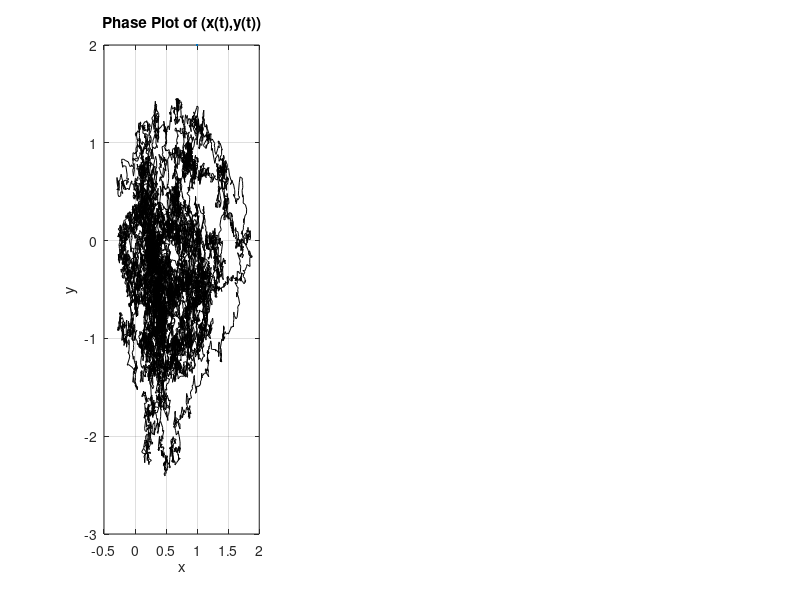

The MATLAB source for this figure: (Note: this script raises an error after producing the figure.)
% Code corresponding to the dyad-interaction model in Sections 3.1 and 
% SI.4.1 - "A Nonlinear Dyad Model with Intermittent Extreme Events" of the
% paper "Assimilative Causal Inference".
%
% Authors: Marios Andreou, Nan Chen, Erik Bollt.
%
% Code Information: Application of Assimilative Causal Inference (ACI) to a 
% two-dimensional dyad-interaction dynamical system with intermittent extreme 
% events:
%
%       dx/dt = - d_xx + γxy + f_x + σ_x·dot(W)_x,
%       dy/dt = - d_yy - γx² + f_y + σ_y·dot(W)_y.
%
% This is a reduced-order conceptual model for low-frequency atmospheric 
% variability. It is also a conditional Gaussian nonlinear system (CGNS); See 
% Section 2.1 of the Supplementary Information. Extreme events in the 
% large-scale variable x are induced by the small-scale mode y in the form of 
% antidamping when y > d_x/γ. ACI is employed to study the causal relationship 
% y(t) → x over time t∈[0,T]. Therefore, x is assumed to be the observable, 
% while y is the unobserved variable. This code uses the same parameter values 
% as those cited in the paper.
%
% Written and tested in MATLAB R2024b.
%
% MATLAB Toolbox and M-file Requirements:
% 
% Code used to obtain the required m-file scripts and MATLAB toolboxes:
% [fList, pList] = matlab.codetools.requiredFilesAndProducts('dyad_interaction_model.m');
%
% M-file Scripts:
%   ➤ dyad_interaction_model.m
%   ➤ progress_bar.m
%
% Data:
%   ➤ N/A
%
% Toolboxes:
%   ➤ N/A

%%%%%%%%%%%%%%%%%%%%%%%%%%%%%%%%%%%%%%%%%%%%%%%%%%%%%%%%%%%%%%%%%%%%%%%%%%%%%%%%
%%%%%%%%%%%%%%%%%%%%%%%%%%%%%%%%  MODEL SETUP  %%%%%%%%%%%%%%%%%%%%%%%%%%%%%%%%%
%%%%%%%%%%%%%%%%%%%%%%%%%%%%%%%%%%%%%%%%%%%%%%%%%%%%%%%%%%%%%%%%%%%%%%%%%%%%%%%%

% Fixing the random number seed for reproducibility across each simulation.
rng(333)

% Total number of time steps within the given time interval.
N = 30000;
% Numerical integration time step.
dt = 0.001;
% Total simulation time.
T = N*dt;

% Observed variable.
x = zeros(1, N+1);
% Unobserved variable.
y = zeros(1, N+1);

% Damping of x.
d_x = 0.5;
% Damping of y.
d_y = 0.5;
% Feedback of the quadratic nonlinear term.
gamma = 2;
% Constant forcing in x.
F_x = 0.5;
% Constant forcing in y.
F_y = 1;

% Additive noise feedback in x.
sigma_x = 0.5;
% Additive noise feedback in y.
sigma_y = 1;

% Initial conditions.
x(1) = F_x/d_x;
y(1) = F_y/d_y;

% Observable coefficient matrix: Feedback of y in x.
L_x = zeros(1, N+1);
L_x(1) = gamma * x(1);
% Forcing in the observable process.
f_x = zeros(1, N+1);
f_x(1) = F_x - d_x * x(1);
% Noise feedback matrices in the observable process.
Sx_1 = sigma_x;
Sx_2 = 0;

% Unobservable coefficient matrix: Feedback of y in y.
L_y = -d_y;
% Forcing in the unobservable process.
f_y = zeros(1, N+1);
f_y(1) = F_y - gamma * x(1).^2;
% Noise feedback matrices in the unobservable process.
Sy_1 = 0;
Sy_2 = sigma_y;

%%%%%%%%%%%%%%%%%%%%%%%%%%%%%%%%%%%%%%%%%%%%%%%%%%%%%%%%%%%%%%%%%%%%%%%%%%%%%%%%
%%%%%%%%%%%%%%%%%%%%%%%%  GENERATING THE TRUE SIGNALS  %%%%%%%%%%%%%%%%%%%%%%%%%
%%%%%%%%%%%%%%%%%%%%%%%%%%%%%%%%%%%%%%%%%%%%%%%%%%%%%%%%%%%%%%%%%%%%%%%%%%%%%%%%

for j = 2:N+1 

    dW_x = randn;
    dW_y = randn;

    x(j) = x(j-1) + (L_x(j-1) * y(j-1) + f_x(j-1)) * dt ...
                  + Sx_1 * sqrt(dt) * dW_x + Sx_2 * sqrt(dt) * dW_y;
    y(j) = y(j-1) + (L_y * y(j-1) + f_y(j-1)) * dt ... 
                  + Sy_1 * sqrt(dt) * dW_x + Sy_2 * sqrt(dt) * dW_y;

    L_x(j) = gamma * x(j);
    f_x(j) = F_x - d_x * x(j);
    f_y(j) = F_y - gamma * x(j)^2;

end

%%%%%%%%%%%%%%%%%%%%%%%%%%%%%%%%%%%%%%%%%%%%%%%%%%%%%%%%%%%%%%%%%%%%%%%%%%%%%%%%
%%%%%%%%%%%%%%%%%%%%%%%%%%%%%%%%%  FILTERING  %%%%%%%%%%%%%%%%%%%%%%%%%%%%%%%%%%
%%%%%%%%%%%%%%%%%%%%%%%%%%%%%%%%%%%%%%%%%%%%%%%%%%%%%%%%%%%%%%%%%%%%%%%%%%%%%%%%

% Sum of Grammians of the observable process' noise feedbacks.
S_xoS_x = Sx_1^2 + Sx_2^2;
% Inverse of the sum of the observational noise coefficient's Grammians.
S_xoS_x_inv = 1/S_xoS_x;
% Sum of Grammians of the unobservable process' noise feedbacks.
S_yoS_y =  Sy_1^2 + Sy_2^2;
% Noise cross-interactions between the observable and unobservable processes.
S_yoS_x = Sy_1*Sx_1 + Sy_2*Sx_2;
S_xoS_y = S_yoS_x.';

% Posterior filter mean of the latent variable y.
filter_mean = zeros(1, N+1);
% Initial value of the posterior filter mean.
filter_mean(1) = y(1);
% Posterior filter covariance matrix of the latent variable y.
filter_cov = zeros(1, N+1);
% Initial value of the posterior filter covariance. Choosing a positive definite 
% matrix as to preserve the positive-definiteness of the posterior covariance 
% matrices over time.
filter_cov(1) = 0.1;

mu0 = filter_mean(1);
R0 = filter_cov(1);

for j = 2:N+1
    
    dx = x(j) - x(j-1);
    aux = S_yoS_x + filter_cov(j-1) * L_x(j-1);

    % Update the posterior filter mean and posterior filter covariance using the
    % optimal nonlinear filter state estimation equations for CGNSs; See Section 
    % 2.1.2 of the Supplementary Information.
    mu = mu0 + (L_y * mu0 + f_y(j-1)) * dt ...
             + aux * S_xoS_x_inv * (dx - (L_x(j-1) * mu0 + f_x(j-1)) * dt);
    R = R0 + (L_y * R0 + R0 * L_y + S_yoS_y - aux * S_xoS_x_inv * aux) * dt;
    
    filter_mean(j) = mu;
    filter_cov(j) = R;
    mu0 = mu;
    R0 = R;

end

%%%%%%%%%%%%%%%%%%%%%%%%%%%%%%%%%%%%%%%%%%%%%%%%%%%%%%%%%%%%%%%%%%%%%%%%%%%%%%%%
%%%%%%%%%%%%%%%%%%%%%%%%%%%%%%%%%  SMOOTHING  %%%%%%%%%%%%%%%%%%%%%%%%%%%%%%%%%%
%%%%%%%%%%%%%%%%%%%%%%%%%%%%%%%%%%%%%%%%%%%%%%%%%%%%%%%%%%%%%%%%%%%%%%%%%%%%%%%%

% Posterior smoother mean of the latent variable y.
smoother_mean = zeros(1, N+1); 
% Posterior smoother covariance matrix of the latent variable y.
smoother_cov = zeros(1, N+1);

% Smoother runs backwards: "Initial" values of the smoother statistics (i.e., at
% the last time instant) are the corresponding posterior filter statistics.
smoother_mean(N+1) = filter_mean(N+1);
smoother_cov(N+1) = filter_cov(N+1);

% Auxiliary matrices used for the calculation of the online smoother for this 
% CGNS. The online smoother is required for the calculation of the objective 
% causal influence range (CIR) length for y(t) → x. Notation used is consistent 
% with that of the original CGNS online smoother work and the accompanying 
% martingale-free introduction to CGNSs paper: 
%   10.48550/arXiv.2411.05870 and 10.48550/arXiv.2410.24056
E_j_matrices = zeros(1, N+1);
F_j_matrices = zeros(1, N+1);
G_x_j = L_x(N+1) + S_xoS_y / filter_cov(N+1);
G_y_j = L_y + S_yoS_y / filter_cov(N+1);
C_jj = 1 - G_y_j * dt;
H_j = filter_cov(N+1) \ (L_y * filter_cov(N+1) + filter_cov(N+1) * L_y + S_yoS_y);
K_j = S_xoS_x_inv * G_x_j;
E_j_matrices(N+1) = C_jj + S_yoS_x * K_j * dt;
F_j_matrices(N+1) = - filter_cov(N+1) * ( ...
                        K_j + (G_x_j * K_j * filter_cov(N+1) * K_j - filter_cov(N+1) \ H_j * filter_cov(N+1) * K_j + L_y * K_j) * dt ...
                        - L_x(N+1) * (S_xoS_x_inv + K_j * filter_cov(N+1) * K_j * dt) ...
                      );

muT = smoother_mean(N+1);
RT = smoother_cov(N+1);

for j = N:-1:1

    % Calculation of the online smoother auxiliary matrices.
    G_x_j = L_x(j) + S_xoS_y / filter_cov(j);
    G_y_j = L_y + S_yoS_y / filter_cov(j);
    C_jj = 1 - G_y_j * dt;
    H_j = filter_cov(j) \ (L_y * filter_cov(j) + filter_cov(j) * L_y + S_yoS_y);
    K_j = S_xoS_x_inv * G_x_j;
    E_j_matrices(j) = C_jj + S_yoS_x * K_j * dt;
    F_j_matrices(j) = - filter_cov(j) * ( ...
                        K_j + (G_x_j * K_j * filter_cov(j) * K_j - filter_cov(j) \ H_j * filter_cov(j) * K_j + L_y * K_j) * dt ...
                        - L_x(j) * (S_xoS_x_inv + K_j * filter_cov(j) * K_j * dt) ...
                      );

    A_j = L_y - S_yoS_x * S_xoS_x_inv * L_x(j);
    B_j = S_yoS_y - S_yoS_x * S_xoS_x_inv * S_xoS_y;

    dx = x(j+1) - x(j);

    % Update the posterior smoother mean and posterior smoother covariance using
    % the optimal nonlinear smoother state estimation backward equations for 
    % CGNSs; See Section 2.1.2 of the Supplementary Information.
    mu = muT - (L_y * muT + f_y(j) - B_j / filter_cov(j) * (filter_mean(j) - muT)) * dt ...
             + S_yoS_x * S_xoS_x_inv * (-dx + (L_x(j) * muT + f_x(j)) * dt);
    R = RT - ((A_j + B_j / filter_cov(j)) * RT + RT * (A_j + B_j / filter_cov(j)) - B_j) * dt;
    
    smoother_mean(j) = mu;
    smoother_cov(j) = R;
    muT = mu;
    RT = R;

end

%%%%%%%%%%%%%%%%%%%%%%%%%%%%%%%%%%%%%%%%%%%%%%%%%%%%%%%%%%%%%%%%%%%%%%%%%%%%%%%%
%%%%%%%%%%%%%%%%%%%%%  PLOTTING FILTER & SMOOTHER RESULTS  %%%%%%%%%%%%%%%%%%%%%
%%%%%%%%%%%%%%%%%%%%%%%%%%%%%%%%%%%%%%%%%%%%%%%%%%%%%%%%%%%%%%%%%%%%%%%%%%%%%%%%

% Plotting interval to be used throughout the run.
time_start_plot = 5;
time_end_plot = 25;

% Phase plot and time series of x and y.
figure('WindowState', 'maximized');

subplot(1, 3, 1)
plot(x(round(time_start_plot/dt)+1:round(time_end_plot/dt)+1), y(round(time_start_plot/dt)+1:round(time_end_plot/dt)+1), 'k', LineWidth=2)
title('Phase Plot of (x(t),y(t))')
xlabel('x')
ylabel('y')
grid on
fontsize(16, 'points')

subplot(1, 3, [2, 3])
plot(time_start_plot:dt:time_end_plot, x(round(time_start_plot/dt)+1:round(time_end_plot/dt)+1), 'm', LineWidth=2)
hold on
plot(time_start_plot:dt:time_end_plot, y(round(time_start_plot/dt)+1:round(time_end_plot/dt)+1), 'b', LineWidth=2)
yline(d_x/gamma, 'k--', LineWidth=2)
title('Time Series of x and y')
xlabel('t')
legend('x', 'y', 'Antidamping Threshold d_x/γ', NumColumns=3)
grid on
fontsize(16, 'points')

% Time series of the posterior filter and smoother Gaussian statistics of y.
figure('WindowState', 'maximized');

subplot(2, 1, 1)
plot(time_start_plot:dt:time_end_plot, y(round(time_start_plot/dt)+1:round(time_end_plot/dt)+1), 'b', LineWidth=2)
hold on
plot(time_start_plot:dt:time_end_plot, filter_mean(round(time_start_plot/dt)+1:round(time_end_plot/dt)+1), 'g', LineWidth=2)
plot(time_start_plot:dt:time_end_plot, smoother_mean(round(time_start_plot/dt)+1:round(time_end_plot/dt)+1), 'r', LineWidth=2)
yline(d_x/gamma, 'k--', LineWidth=2)
title('True and Posterior Mean Time Series of y')
xlabel('t')
ylabel('y')
legend('Truth', 'Filter', 'Smoother', 'Antidamping Threshold d_x/γ', NumColumns=4)
grid on
fontsize(16, 'points')

subplot(2, 1, 2)
plot(time_start_plot:dt:time_end_plot, filter_cov(round(time_start_plot/dt)+1:round(time_end_plot/dt)+1), 'g', LineWidth=2)
hold on
plot(time_start_plot:dt:time_end_plot, smoother_cov(round(time_start_plot/dt)+1:round(time_end_plot/dt)+1), 'r', LineWidth=2)
title('Posterior Variance of y')
xlabel('t')
ylabel('Var(y|x)')
legend('Filter', 'Smoother', NumColumns=2)
grid on
fontsize(16, 'points')

%%%%%%%%%%%%%%%%%%%%%%%%%%%%%%%%%%%%%%%%%%%%%%%%%%%%%%%%%%%%%%%%%%%%%%%%%%%%%%%%
%%%%%%%%%%%%%%%%%%%%%%%%%%%%%%%%  ACI ANALYSIS  %%%%%%%%%%%%%%%%%%%%%%%%%%%%%%%%
%%%%%%%%%%%%%%%%%%%%%%%%%%%%%%%%%%%%%%%%%%%%%%%%%%%%%%%%%%%%%%%%%%%%%%%%%%%%%%%%

% Calculating the ACI metric for y(t) → x at each time t∈[0,T].
signal_smoother_filter = 0.5 * (smoother_mean - filter_mean).^2 ./ filter_cov;
cov_ratio_smoother_filter = smoother_cov ./ filter_cov;
dispersion_smoother_filter = 0.5 * (-log(cov_ratio_smoother_filter) + cov_ratio_smoother_filter - 1);
ACI_metric = signal_smoother_filter + dispersion_smoother_filter;

% Implementation of the fixed-lag online smoother for CGNSs: 
%   10.48550/arXiv.2411.05870
% This is required for the calculation of the objective CIR length for y(t) → x
% at each time t∈[0,T]. The fixed-lag parameter is set equal to the total number
% of observations, N = ⌈T/Δt⌉, such that at each time instant the full backward 
% algorithm is carried out. This is because each online smoother distribution,
% pₙ(yʲ|x), is needed for the calculation of the subjective and objective CIRs; 
% See Section 2.3 of the Supplementary Information.
fixed_lag = N+1;

% Saving the online smoother mean and covariance matrices, and update matrices 
% in a cell array where each row is another cell array with as many columns as 
% the index of the current row. Using such nested cell arrays efficiently 
% simulates staggered arrays in MATLAB. This approach preserves space in memory 
% without defining unnecessarily large high-order tensors to store the online 
% smoother estimations and update matrices. In these nested cell arrays, the 
% first/parent index corresponds to n∈{j,j+1,...,N}, for the current observation 
% xⁿ, while the second/child index corresponds to j∈{0,1,...,N}, the time 
% instant tⱼ at which we carry out the online smoother state estimation for 
% yʲ=y(tⱼ).
online_fixed_mean = cell(N+1, 1);
online_fixed_cov = cell(N+1, 1);
update_matrices_fixed = cell(N-1, 1);
for n = 1:(N-1)
    update_matrices_fixed{n} = zeros(1, n+1);
    online_fixed_mean{n} = zeros(1, n);
    online_fixed_cov{n} = zeros(1, n);
end
for n = N:N+1
    online_fixed_mean{n} = zeros(1, n);
    online_fixed_cov{n} = zeros(1, n);
end

% Details of the online smoother algorithm for CGNSs are also briefly reviewed 
% in Section 2.2 of the Supplementary Information.

% Need to do the first two observations manually.

% A single observation (n=1).
online_fixed_mean{1}(1) = filter_mean(1);
online_fixed_cov{1}(1) = filter_cov(1);

% Two observations (n=2).
online_fixed_mean{2}(2) = filter_mean(2);
online_fixed_cov{2}(2) = filter_cov(2);
if fixed_lag == 0

    online_fixed_mean{2}(1) = online_fixed_mean{1}(1);
    online_fixed_cov{2}(1) = online_fixed_cov{1}(1);

else

    aux_vec = filter_mean(1) ...
              - E_j_matrices(1) * ((1 + L_y * dt) * filter_mean(1) + f_y(1) * dt) ...
              + F_j_matrices(1) * (x(2) - x(1) - (L_x(1) * filter_mean(1) + f_x(1)) * dt);
    online_fixed_mean{2}(1) = E_j_matrices(1) * filter_mean(2) + aux_vec;
    aux_mat = filter_cov(1) ...
              - E_j_matrices(1) * (1 + L_y * dt) * filter_cov(1) ... 
              - F_j_matrices(1) * L_x(1) * filter_cov(1) * dt;
    online_fixed_cov{2}(1) = E_j_matrices(1) * filter_cov(2) * E_j_matrices(1) + aux_mat;

end

% Used for the text-based progress bar.
start_time = tic;

for n = 3:N+1

    progress_bar('Online Smoother Algorithm', n-2, length(3:N+1), start_time);

    online_fixed_mean{n}(n) = filter_mean(n);
    online_fixed_cov{n}(n) = filter_cov(n);

    if fixed_lag == 0

        online_fixed_mean{n}(n-1) = online_fixed_mean{n-1}(n-1);
        online_fixed_cov{n}(n-1) = online_fixed_cov{n-1}(n-1);

    else

        aux_vec = filter_mean(n-1) ...
                  - E_j_matrices(n-1) * ((1 + L_y * dt) * filter_mean(n-1) + f_y(n-1) * dt) ...
                  + F_j_matrices(n-1) * (x(n) - x(n-1) - (L_x(n-1) * filter_mean(n-1) + f_x(n-1)) * dt);
        online_fixed_mean{n}(n-1) = E_j_matrices(n-1) * filter_mean(n) + aux_vec;
        aux_mat = filter_cov(n-1) ...
                  - E_j_matrices(n-1) * (1 + L_y * dt) * filter_cov(n-1) ...
                  - F_j_matrices(n-1) * L_x(n-1) * filter_cov(n-1) * dt;
        online_fixed_cov{n}(n-1) = E_j_matrices(n-1) * filter_cov(n) * E_j_matrices(n-1) + aux_mat;

    end

    for j = (n-1):-1:1

        if  (1 <= j) && (j <= n-1-fixed_lag)

            online_fixed_mean{n}(j) = online_fixed_mean{n-1}(j);
            online_fixed_cov{n}(j) = online_fixed_cov{n-1}(j);

        elseif (n-fixed_lag <= j) && (j <= n-1)

            if j == n-1
                update_matrices_fixed{n-2}(n-1) = 1;
            elseif j == n-2
                update_matrices_fixed{n-2}(n-2) = E_j_matrices(n-2);
            else
                update_matrices_fixed{n-2}(j) = update_matrices_fixed{n-3}(j) * E_j_matrices(n-2);
            end
            online_mean_inov = online_fixed_mean{n}(n-1) - filter_mean(n-1);
            online_fixed_mean{n}(j) = online_fixed_mean{n-1}(j) + update_matrices_fixed{n-2}(j) * online_mean_inov;
            online_cov_inov = online_fixed_cov{n}(n-1) - filter_cov(n-1);
            online_fixed_cov{n}(j) = online_fixed_cov{n-1}(j) + update_matrices_fixed{n-2}(j) * online_cov_inov * update_matrices_fixed{n-2}(j);

        end        
    end
end

% Calculating the subjective CIR length for y(t) → x at each time t∈[0,T] and 
% for various orders O(10⁻ᵏ) of ε values. The associated objective CIR length is 
% also calculated using its computationally efficient underestimating 
% approximation. The theory behind the subjective and objective CIR length is 
% given in Section 1.5 of the Supplementary Information, while their 
% computational details for CGNSs are given in Section 2.3. 

% Letting 10⁻¹⁰ ≤ ε ≤ 10⁰ with a resolution of 257 points.
epsilon_resolution = 257;
lowest_order = -10;
highest_order = 0;
eps_ord_values = flip(linspace(lowest_order, highest_order, epsilon_resolution));

% Calculating the subjective and objective CIRs over the plotting time interval 
% of choice. We add a lookahead tolerance for the lagged observational time: 
%   T'∈[t,time_end_plot+lookahead_tolerance],
% to avoid observational saturation as t approaches time_end_plot.
lookahead_tolerance = 0.6;
first_idx = round(time_start_plot/dt)+1;
if time_end_plot+lookahead_tolerance < T
    last_idx = round((time_end_plot+lookahead_tolerance)/dt)+1;
else
    last_idx = round(time_end_plot/dt)+1;
end
plot_len = length(first_idx:last_idx);

subjective_CIR = zeros(length(eps_ord_values), plot_len);
approx_objective_CIR = zeros(1, plot_len);
% CIR relative entropy metric δ(T';t) (See Section 1.5 of the Supplementary 
% Information) used to calculate the approximate objective CIR via a time 
% integral over the lagged observational time T' instead of integrating 
% the associated subjective CIR over ε as in the definition to get the exact 
% objective CIR length. Using the notation from Section 2.3 of the Supplementary 
% Information, RE_metric is Pₙʲ, with the rows of RE_metric corresponding to the 
% natural time t (j∈{first_idx,first_idx+1,...,last_idx} index) while the 
% columns correspond to the lagged observational time T' (n∈{j,j+1,...,last_idx} 
% index).
RE_metric = zeros(plot_len, plot_len); 
max_RE_metric = zeros(1, plot_len);

% Used for the text-based progress bar.
start_time = tic;

for eps_idx = 1:length(eps_ord_values)

    epsilon = 10^eps_ord_values(eps_idx);
    
    for j = first_idx:last_idx

        progress_bar('Calculation of the CIRs', j-first_idx+1+(eps_idx-1)*plot_len, length(eps_ord_values)*plot_len, start_time);
        
        % Calculation of the objective CIR length approximation.
        if eps_idx == 1

            % Calculating and storing Pₙʲ over n∈{j,j+1,...,last_idx} for a 
            % fixed j∈{first_idx,first_idx+1,...,last_idx}.
            RE_n = zeros(1, length(j:last_idx));
            for obs = j:last_idx
                cov_ratio = online_fixed_cov{end}(j) / online_fixed_cov{obs}(j);
                RE_n(obs-j+1) = 0.5 * (online_fixed_mean{end}(j) - online_fixed_mean{obs}(j))^2 / online_fixed_cov{obs}(j) ...
                                + 0.5 * (cov_ratio - 1 - log(cov_ratio));
            end
            max_RE_metric(j-first_idx+1) = max(RE_n);
            RE_metric(j-first_idx+1, 1:length(RE_n)) = RE_n;
            % If it is essentially zero then do not calculate the CIR and set 
            % equal to 0 instead.
            RE_metric_threshold = 1e-8;
            if max(RE_n) > RE_metric_threshold 
                approx_objective_CIR(j-first_idx+1) = trapz(RE_n)*dt/max(RE_n);
            else
                approx_objective_CIR(j-first_idx+1) = 0;
            end

        end
        
        % Calculation of the subjective CIR length for this ε value.
        RE_n = RE_metric(j-first_idx+1, 1:length(j:last_idx));
        subj_CIR_idx = find(RE_n > epsilon, 1, 'last');
        if isempty(subj_CIR_idx)
            subj_CIR_idx = 0;
        end
        subjective_CIR(eps_idx, j-first_idx+1) = subj_CIR_idx*dt;
    end
end

%%%%%%%%%%%%%%%%%%%%%%%%%%%%%%%%%%%%  NOTE  %%%%%%%%%%%%%%%%%%%%%%%%%%%%%%%%%%%%
% When choosing a sufficiently large epsilon_resolution and a sufficiently large 
% k where 10⁻ᵏ ≤ ε, then the objective CIR at each time tⱼ can be calculated 
% through the definition by averaging the corresponding subjective CIR over ε 
% via a numerical quadrature method using the following command (the flip 
% operations are needed to put the ε (see eps_ord_values variable) interval in 
% ascending order): 
defn_objective_CIR = trapz(10.^flip(eps_ord_values), flipud(subjective_CIR(:, 1:end-lookahead_tolerance/dt)), 1)./max_RE_metric(1:end-lookahead_tolerance/dt);

%%%%%%%%%%%%%%%%%%%%%%%%%%%%%%%%%%%%%%%%%%%%%%%%%%%%%%%%%%%%%%%%%%%%%%%%%%%%%%%%
%%%%%%%%%%%%%%%%%%%%%%%  PLOTTING ACI ANALYSIS RESULTS  %%%%%%%%%%%%%%%%%%%%%%%%
%%%%%%%%%%%%%%%%%%%%%%%%%%%%%%%%%%%%%%%%%%%%%%%%%%%%%%%%%%%%%%%%%%%%%%%%%%%%%%%%

% Time series of the ACI metric and objective CIR length for y(t) → x, as well 
% as heatmap of the subjective CIR length over time and ε.
figure('WindowState', 'maximized');

subplot(3, 1, 1)
plot(time_start_plot:dt:time_end_plot, ACI_metric(round(time_start_plot/dt)+1:round(time_end_plot/dt)+1), 'k', LineWidth=2)
title('ACI Metric for y(t) \rightarrow x')
xlabel('t')
ylabel('Relative Entropy')
grid on
fontsize(16, 'points')

subplot(3, 1, 2)
xx = time_start_plot:dt:time_end_plot;
yy = eps_ord_values;
[X, Y] = meshgrid(xx, yy);
% pcolor(X, Y, log10(subjective_CIR(:, 1:end-lookahead_tolerance/dt)./max_RE_metric(1:end-lookahead_tolerance/dt)));
pcolor(X, Y, log10(subjective_CIR(:, 1:end-lookahead_tolerance/dt)));
shading interp
colormap("jet")
clim([-2, 0.5])
cb = colorbar('eastoutside', Ticks=-2:0.5:0.5, TickLabels=arrayfun(@(x) sprintf('10^{%.1f}', x), -2:0.5:0.5, 'UniformOutput', false));
cb.Position(1) = cb.Position(1) + 0.1;
cb.Position(3) = 0.015;
ylim([lowest_order/2, highest_order])
set(gca, 'YDir','reverse')
title('Subjective CIR Length for y(t) \rightarrow x (Logarithmic Scale)')
xlabel('t')
ylabel('ε')
yticks(round(lowest_order/2):highest_order)
yticklabels(arrayfun(@(x) sprintf('10^{%d}', x), round(lowest_order/2):highest_order, 'UniformOutput', false))
fontsize(16, 'points')

subplot(3, 1, 3)
plot(time_start_plot:dt:time_end_plot, x(round(time_start_plot/dt)+1:round(time_end_plot/dt)+1), 'm', LineWidth=2)
hold on
plot(time_start_plot:dt:time_end_plot, y(round(time_start_plot/dt)+1:round(time_end_plot/dt)+1), 'b', LineWidth=2)
yline(d_x/gamma, 'k--', LineWidth=2)
% Plotting the objective CIR length whiskers extending forward in time from each 
% y(t) at uniform intervals for optimal plotting.
whisker_interval = 40; % Interval measured in indices.
for j = round(time_start_plot/dt)+1:whisker_interval:round(time_end_plot/dt)+1
    plot([(j-1)*dt, (j-1)*dt+approx_objective_CIR(j-round(time_start_plot/dt))], [y(j), y(j)], 'color', [0, 0.2470, 0.5410, 0.4], 'LineWidth', 0.5)
    plot((j-1)*dt+approx_objective_CIR(j-round(time_start_plot/dt)), y(j), 'color', [0 0.2470 0.5410], 'marker', '|')
end
xlim([time_start_plot, time_end_plot])
title('Time Series and Objective CIR Length for y(t) \rightarrow x')
xlabel('t')
legend('x', 'y', 'Antidamping Threshold d_x/γ', 'Objective CIR Length', NumColumns=4)
set(gca,'XGrid', 'on', 'YGrid', 'off')
fontsize(16, 'points')

% Heatmap of the normalized CIR relative entropy metric for y(t) → x: 
%   δ(T';t)/max{δ(T';t): T'∈[t,T]},
% over natural time t∈[0,T] and lagged observational time after t, T'-t∈[0,T],
% and comparison of the time series of the objective CIR length values for 
% y(t) → x calculated using the definition and computationally efficient 
% underestimate approximation.
figure('WindowState', 'maximized');

subplot(3, 2, 1:4)
% Choosing a smaller lagged observational time window for optimal plotting:
%   lag_obs_time_end_plot∈[0,time_end_plot-time_start_plot]
% Note that T'∈[t,T] at each t∈[0,T].
lag_obs_time_end_plot = 5;
data = log10(RE_metric(1:end-lookahead_tolerance/dt, 1:end-lookahead_tolerance/dt).'./max_RE_metric(1:end-lookahead_tolerance/dt));
data(data == -Inf) = NaN;
h = imagesc([time_start_plot time_end_plot], [0, lag_obs_time_end_plot], data(1:round(lag_obs_time_end_plot/dt)+1,:));
set(h, 'AlphaData', ~isnan(data(1:round(lag_obs_time_end_plot/dt)+1,:)))
colormap("jet")
clim([-10, 0])
cb = colorbar('eastoutside', Ticks=-10:0, TickLabels=arrayfun(@(x) sprintf('10^{%.1f}', x), -10:0, 'UniformOutput', false));
cb.Position(1) = cb.Position(1) + 0.1;
cb.Position(3) = 0.015;
set(gca, 'Color', [0.7, 0.7, 0.7])
set(gca, 'YDir','reverse')
ylim([0, lag_obs_time_end_plot])
title("Normalized CIR Relative Entropy Metric for y(t) \rightarrow x: δ(T';t)/max_{T'\in[t,T]}\{δ(T';t)\} (Logarithmic Scale)")
xlabel('t (Natural Time)')
ylabel("T'-t (Lagged Observational Time After t)")
fontsize(16, 'points')

subplot(3, 2, [5, 6])
plot(time_start_plot:dt:time_end_plot, approx_objective_CIR(1:end-lookahead_tolerance/dt), 'r', LineWidth=2)
hold on
plot(time_start_plot:dt:time_end_plot, defn_objective_CIR, 'b', LineWidth=2)
title('Comparison of the Objective CIR Length Algorithms for y(t) \rightarrow x: Definition vs Approximation')
xlabel('t')
ylabel('Objective CIR Length')
legend('Underestimating Approximation', 'Definition', NumColumns=2)
grid on
fontsize(16, 'points')